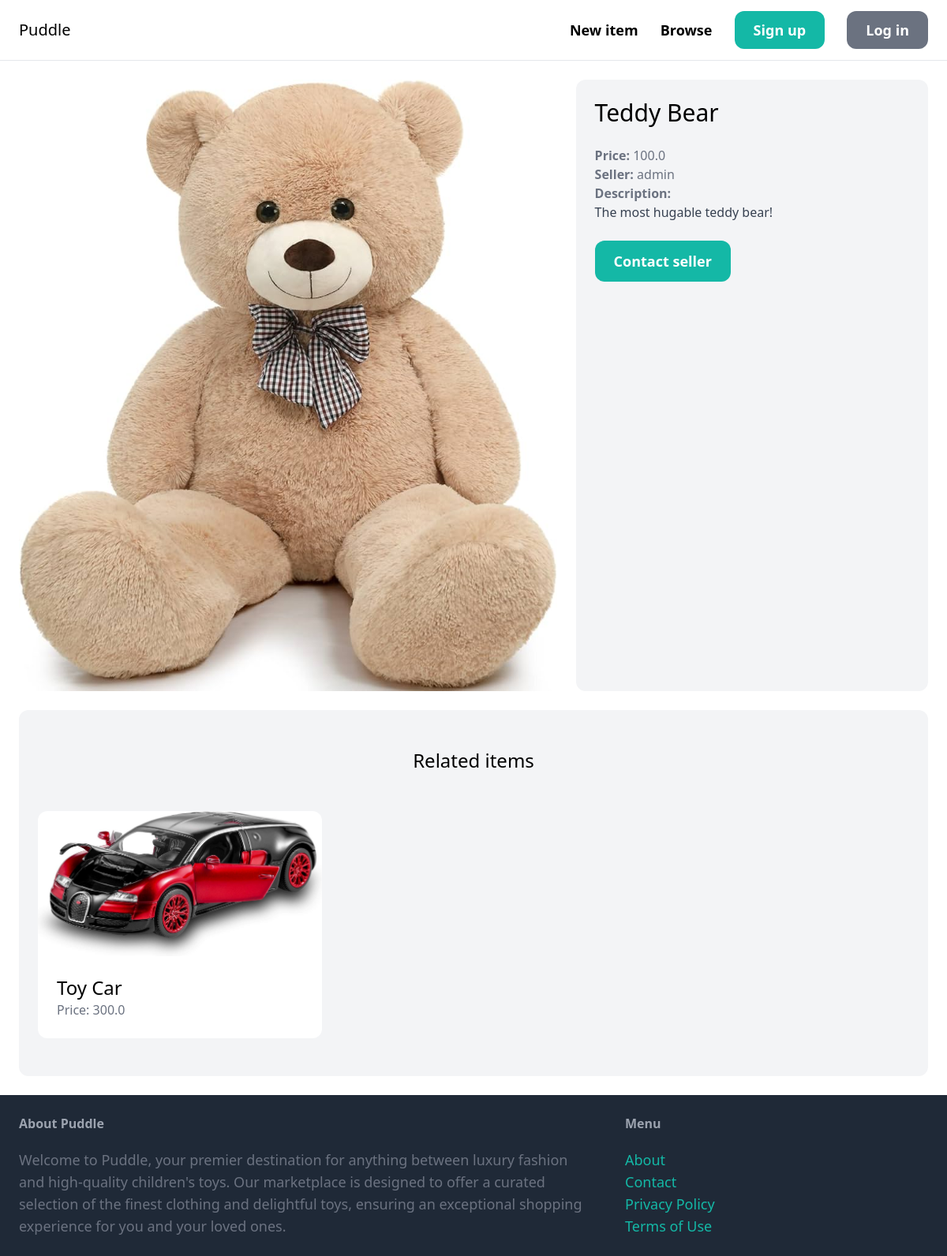
Page /items/1/ on the committed database.
### item/models.py (models this page shows, shortened)
class Item(models.Model):
    category = models.ForeignKey(Category, related_name='items', on_delete=models.CASCADE)
    name = models.CharField(max_length=255)
    description = models.TextField(blank=True, null=True)
    price = models.FloatField()
    image = models.ImageField(upload_to='item_images', blank=True, null=True)
    is_sold = models.BooleanField(default=True)
    created_by = models.ForeignKey(User, related_name='items', on_delete=models.CASCADE)
    created_at = models.DateTimeField(auto_now_add=True)

### item/views.py (the view)
# urls.py: path('<int:pk>', views.detail, name='detail'),
def detail(request, pk):
    item = get_object_or_404(Item, pk=pk)
    related_items = Item.objects.filter(category=item.category, is_sold=False).exclude(pk=pk)[0:3]
    return render(request, 'item/detail.html', {
        'item': item,
        'related_items': related_items
    })

### item/templates/item/detail.html (shortened to what this page needs)
{% extends 'core/base.html' %}
{% block content %}
<div class="grid grid-cols-5 gap-6">
    <div class="col-span-3">
        <img src="{{ item.image.url }}" class="rounded-xl">
    </div>
    <div class="col-span-2 p-6 bg-gray-100 rounded-xl">
        <h1 class="mb-6 text-3xl">{{ item.name }}</h1>
        <p class="text-gray-500"><strong>Price: </strong>{{ item.price }}</p>
        <p class="text-gray-500"><strong>Seller: </strong>{{ item.created_by.username }}</p>
        {% if item.description %}
            <p class="text-gray-700">
                <strong class="text-gray-500">Description:</strong><br>
                {{ item.description }}
            </p>
        {% endif %}
        {% if request.user == item.created_by %}
            <div class="mt-6 p-6 bg-white rounded-xl">
                <p>This is your item!</p>
                <a href="{% url 'item:edit' item.id %}" class="inline-block mt-6 px-6 py-3 text-lg font-semibold bg-teal-500 text-white rounded-xl">Edit</a>
                <a href="{% url 'item:delete' item.id %}" class="inline-block mt-6 px-6 py-3 text-lg font-semibold bg-red-500 text-white rounded-xl">Delete</a>
            </div>
        {% else %}
            <a href="{% url 'conversation:new' item.id %}" class="inline-block mt-6 px-6 py-3 text-lg font-semibold bg-teal-500 text-white rounded-xl hover:bg-teal-700">Contact seller</a>
        {% endif %}
    </div>
</div>
<div class="mt-6 px-6 py-12 bg-gray-100 rounded-xl">
    <h2 class="mb-12 text-2xl text-center">Related items</h2>
    <div class="grid grid-cols-3 gap-3">
        {% for item in related_items %}
            <div>
                <a href="{% url 'item:detail' item.id %}">
                    <div>
                        <img src="{{ item.image.url }}" class="rounded-t-xl">
                    </div>
                    <div class="p-6 bg-white rounded-b-xl">
                        <h2 class="text-2xl">{{ item.name }}</h2>
                        <p class="text-gray-500">Price: {{ item.price }}</p>
                    </div>
                </a>
            </div>
        {% endfor %}
    </div>
</div>
{% endblock %}

### rows in the picture
Item: image (picture), name "Teddy Bear", price "100.0", created_by.username "admin", description "The most hugable teddy bear!"
Item: image (picture), name "Toy Car", price "300.0"
